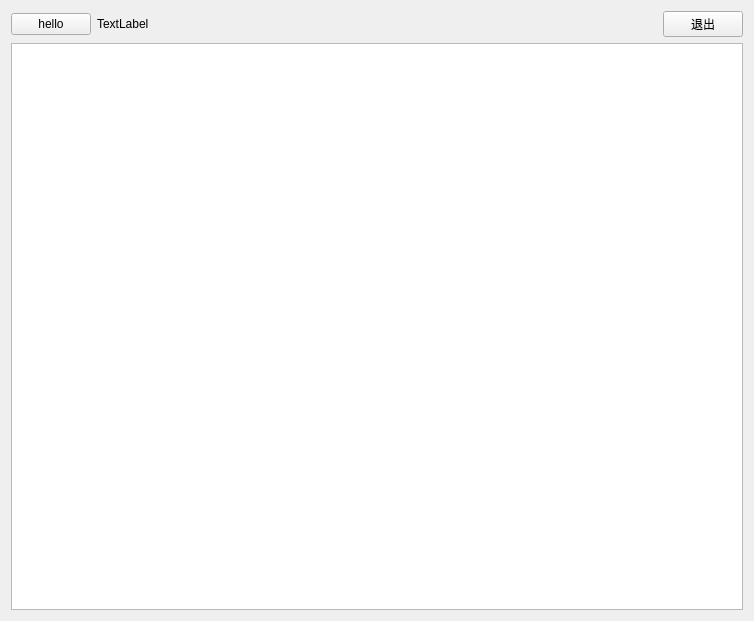
<?xml version="1.0" encoding="UTF-8"?>
<ui version="4.0">
 <class>Widget</class>
 <widget class="QWidget" name="Widget">
  <property name="geometry">
   <rect>
    <x>0</x>
    <y>0</y>
    <width>754</width>
    <height>621</height>
   </rect>
  </property>
  <property name="windowTitle">
   <string>Widget</string>
  </property>
  <layout class="QGridLayout" name="gridLayout">
   <item row="0" column="2">
    <spacer name="horizontalSpacer">
     <property name="orientation">
      <enum>Qt::Horizontal</enum>
     </property>
     <property name="sizeHint" stdset="0">
      <size>
       <width>629</width>
       <height>20</height>
      </size>
     </property>
    </spacer>
   </item>
   <item row="0" column="0">
    <widget class="QPushButton" name="pushButton">
     <property name="text">
      <string>hello</string>
     </property>
    </widget>
   </item>
   <item row="0" column="3">
    <widget class="QPushButton" name="pushButton_2">
     <property name="text">
      <string>退出</string>
     </property>
    </widget>
   </item>
   <item row="0" column="1">
    <widget class="QLabel" name="label">
     <property name="text">
      <string>TextLabel</string>
     </property>
    </widget>
   </item>
   <item row="1" column="0" colspan="4">
    <widget class="QPlainTextEdit" name="plainTextEdit"/>
   </item>
  </layout>
 </widget>
 <layoutdefault spacing="6" margin="11"/>
 <resources/>
 <connections>
  <connection>
   <sender>pushButton_2</sender>
   <signal>clicked()</signal>
   <receiver>Widget</receiver>
   <slot>close()</slot>
   <hints>
    <hint type="sourcelabel">
     <x>696</x>
     <y>24</y>
    </hint>
    <hint type="destinationlabel">
     <x>376</x>
     <y>310</y>
    </hint>
   </hints>
  </connection>
 </connections>
</ui>
